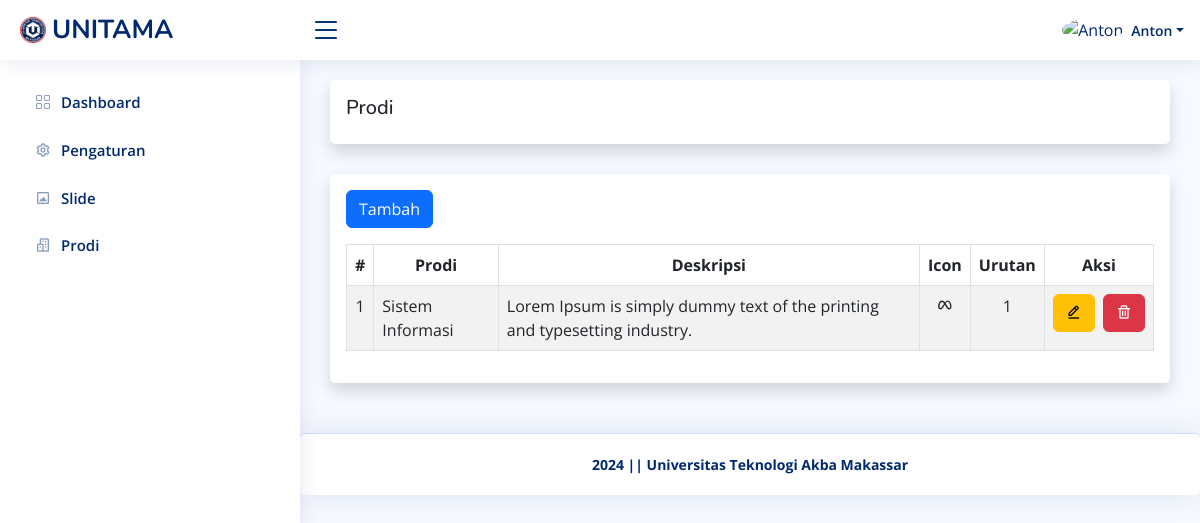
The app's page /admin/prodi/index.php (signed in) with its own data.
### tables this page shows
CREATE TABLE `pengaturan` (
  `id_pengaturan` int(11) NOT NULL,
  `appname` varchar(50) NOT NULL,
  `logo` varchar(255) NOT NULL,
  `copyright` varchar(255) NOT NULL,
  `description` varchar(255) NOT NULL,
  `keyword` varchar(255) NOT NULL,
  `author` varchar(128) NOT NULL
);

CREATE TABLE `user` (
  `id_user` int(11) NOT NULL,
  `username` varchar(128) NOT NULL,
  `password` varchar(255) NOT NULL,
  `nama` varchar(128) NOT NULL,
  `role` int(11) NOT NULL,
  `foto` varchar(255) DEFAULT NULL
);

CREATE TABLE `prodi` (
  `id_prodi` int(11) NOT NULL,
  `prodi` varchar(20) NOT NULL,
  `deskripsi` varchar(128) NOT NULL,
  `icon` varchar(20) NOT NULL,
  `urutan` int(11) NOT NULL
);

### helper.php (called while the page is built, shortened)
<?php
$base_url = 'http://localhost/unitama/';
$koneksi = mysqli_connect('localhost', 'root', '', 'unitama');
function get($query)
{
    global $koneksi;
    $result = mysqli_query($koneksi, $query);
    $row = [];
    while ($data = mysqli_fetch_assoc($result)) {
        $row[] = $data;
    }
    return $row;
}
function getWhere($query)
{
    global $koneksi;
    return mysqli_fetch_assoc(mysqli_query($koneksi, $query));
}

### admin/prodi/index.php (the view)
<?php require '../template/header.php' ?>
<?php $prodi = get("SELECT * FROM prodi ORDER BY id_prodi DESC"); ?>
<div class="card shadow p-3">
    <h5>Prodi</h5>
</div>
<div class="card shadow p-3">
    <div class="mb-3">
        <a class="btn btn-primary" href="<?= $base_url; ?>admin/prodi/tambah.php" role="button">Tambah</a>
    </div>
    <div class="table-responsive">
        <table class="table table-striped table-bordered w-100" id="data-table">
            <thead>
                <tr>
                    <th class="text-center">#</th>
                    <th class="text-center">Prodi</th>
                    <th class="text-center">Deskripsi</th>
                    <th class="text-center">Icon</th>
                    <th class="text-center">Urutan</th>
                    <th class="text-center">Aksi</th>
                </tr>
            </thead>
            <tbody>
                <?php $i = 1 ?>
                <?php foreach ($prodi as $row) : ?>
                    <tr>
                        <td class="text-center"><?= $i++; ?></td>
                        <td><?= $row['prodi']; ?></td>
                        <td><?= $row['deskripsi']; ?></td>
                        <td class="text-center"> <i class="<?= $row['icon']; ?>"></i> </td>
                        <td class="text-center"><?= $row['urutan']; ?></td>
                        <td class="text-center text-nowrap">
                            <a class="btn btn-warning me-1" href="<?= $base_url; ?>admin/prodi/ubah.php?id=<?= $row['id_prodi']; ?>" role="button"><i class='bx bx-edit-alt'></i></a>
                            <a class="btn btn-danger button-delete" href="<?= $base_url; ?>admin/prodi/hapus.php?id=<?= $row['id_prodi']; ?>" role="button"><i class='bx bx-trash'></i></a>
                        </td>
                    </tr>
                <?php endforeach ?>
            </tbody>
        </table>
    </div>
</div>
<?php require '../template/footer.php' ?>

### admin/template/header.php (shortened to what this page needs)
<?php require '../../helper.php' ?>
<?php $pengaturan = getWhere("SELECT * FROM pengaturan WHERE id_pengaturan = 1 "); ?>
<!DOCTYPE html>
<html lang="en">
<head>
    <link href="<?= $base_url; ?>assets/plugins/bootstrap/css/bootstrap.min.css" rel="stylesheet">
    <link href="<?= $base_url; ?>assets/plugins/bootstrap-icons/bootstrap-icons.css" rel="stylesheet">
    <link href="<?= $base_url; ?>assets/plugins/boxicons/css/boxicons.min.css" rel="stylesheet">
    <link href="<?= $base_url; ?>assets/plugins/quill/quill.snow.css" rel="stylesheet">
    <link href="<?= $base_url; ?>assets/plugins/quill/quill.bubble.css" rel="stylesheet">
    <link href="<?= $base_url; ?>assets/plugins/remixicon/remixicon.css" rel="stylesheet">
    <link href="<?= $base_url; ?>assets/plugins/simple-datatables/style.css" rel="stylesheet">
    <link rel="stylesheet" href="https://cdnjs.cloudflare.com/ajax/libs/twitter-bootstrap/5.3.0/css/bootstrap.min.css">
    <link rel="stylesheet" href="https://cdn.datatables.net/2.0.8/css/dataTables.bootstrap5.css">
    <link href="<?= $base_url; ?>assets/css/style.css" rel="stylesheet">
</head>
<body>
    <header id="header" class="header fixed-top d-flex align-items-center">
        <div class="d-flex align-items-center justify-content-between">
            <a href="<?= $base_url; ?>admin/dashboard" class="logo d-flex align-items-center">
                <img src="<?= $base_url; ?>assets/img/<?= $pengaturan['logo']; ?>" alt="">
                <span class="d-none d-lg-block"><?= $pengaturan['appname']; ?></span>
            </a>
            <i class="bi bi-list toggle-sidebar-btn"></i>
        </div>
        <nav class="header-nav ms-auto">
            <ul class="d-flex align-items-center">
                <li class="nav-item dropdown pe-3">
                    <?php
                    $id = $_SESSION['id_user'];
                    $akun = getWhere("SELECT * FROM user WHERE id_user = $id ");
                    ?>
                    <a class="nav-link nav-profile d-flex align-items-center pe-0" href="#" data-bs-toggle="dropdown">
                        <?php if ($akun['foto']) : ?>
                            <img src="<?= $base_url; ?>/assets/uploads/user/<?= $akun['foto']; ?>" alt="<?= $akun['nama']; ?>" class="rounded-circle">
                        <?php else : ?>
                            <img src="<?= $base_url; ?>assets/img/noprofil.png" alt="<?= $akun['nama']; ?>" class="rounded-circle">
                        <?php endif ?>
                        <span class="d-none d-md-block dropdown-toggle ps-2"><?= $akun['nama']; ?></span>
                    </a>
                </li>
            </ul>
        </nav>
    </header>
    <aside id="sidebar" class="sidebar">
        <ul class="sidebar-nav" id="sidebar-nav">
            <li class="nav-item">
                <a class="nav-link collapsed" href="<?= $base_url; ?>admin/dashboard">
                    <i class="bi bi-grid"></i>
                    <span>Dashboard</span>
                </a>
            </li>
            <li class="nav-item">
                <a class="nav-link collapsed" href="<?= $base_url; ?>admin/pengaturan">
                    <i class='bx bx-cog'></i>
                    <span>Pengaturan</span>
                </a>
            </li>
            <li class="nav-item">
                <a class="nav-link collapsed" href="<?= $base_url; ?>admin/slide">
                    <i class='bx bx-image-alt'></i>
                    <span>Slide</span>
                </a>
            </li>
            <li class="nav-item">
                <a class="nav-link collapsed" href="<?= $base_url; ?>admin/prodi">
                    <i class='bx bx-buildings'></i>
                    <span>Prodi</span>
                </a>
            </li>
        </ul>
    </aside>
    <main id="main" class="main">

### admin/template/footer.php (shortened to what this page needs)
</main>
<footer id="footer" class="footer card">
    <div class="copyright fw-bold">
        <?= $pengaturan['copyright']; ?>
    </div>
</footer>
</body>
</html>

### assets/css/style.css (style rules this page uses)
:root { scroll-behavior: smooth; }
body { font-family: "Open Sans", sans-serif; background: #f6f9ff; color: #444444; }
a { color: #4154f1; text-decoration: none; }
h1, h2, h3, h4, h5, h6 { font-family: "Nunito", sans-serif; }
#main { margin-top: 60px; padding: 20px 30px; transition: all 0.3s; }
.card { margin-bottom: 30px; border: none; border-radius: 5px; box-shadow: 0px 0 30px rgba(1, 41, 112, 0.1); }
.logo { line-height: 1; }
@media (min-width: 1200px) { .logo { width: 280px; } }
.logo img { max-height: 26px; margin-right: 6px; }
.logo span { font-size: 26px; font-weight: 700; color: #012970; font-family: "Nunito", sans-serif; }
.header { transition: all 0.5s; z-index: 997; height: 60px; box-shadow: 0px 2px 20px rgba(1, 41, 112, 0.1); background-color: #fff; padding-left: 20px; }
.header .toggle-sidebar-btn { font-size: 32px; padding-left: 10px; cursor: pointer; color: #012970; }
.header-nav ul { list-style: none; }
.header-nav>ul { margin: 0; padding: 0; }
.header-nav .nav-profile { color: #012970; }
.header-nav .nav-profile img { max-height: 36px; }
.header-nav .nav-profile span { font-size: 14px; font-weight: 600; }
.sidebar { position: fixed; top: 60px; left: 0; bottom: 0; width: 300px; z-index: 996; transition: all 0.3s; padding: 20px; overflow-y: auto; scrollbar-width: thin; scrollbar-color: #aab7cf transparent; box-shadow: 0px 0px 20px rgba(1, 41, 112, 0.1); background-color: #fff; }
@media (min-width: 1200px) { #main, #footer { margin-left: 300px; } }
.sidebar-nav { padding: 0; margin: 0; list-style: none; }
.sidebar-nav li { padding: 0; margin: 0; list-style: none; }
.sidebar-nav .nav-item { margin-bottom: 5px; }
.sidebar-nav .nav-link { display: flex; align-items: center; font-size: 15px; font-weight: 600; color: #4154f1; transition: 0.3; background: #f6f9ff; padding: 10px 15px; border-radius: 4px; }
.sidebar-nav .nav-link i { font-size: 16px; margin-right: 10px; color: #4154f1; }
.sidebar-nav .nav-link.collapsed { color: #012970; background: #fff; }
.sidebar-nav .nav-link.collapsed i { color: #899bbd; }
.footer { padding: 20px 0; font-size: 14px; transition: all 0.3s; border-top: 1px solid #cddfff; }
.footer .copyright { text-align: center; color: #012970; }

### records on screen
pengaturan: logo (picture), appname "UNITAMA", copyright "2024 || Universitas Teknologi Akba Makassar"
user: nama "Anton"
prodi: prodi "Sistem Informasi", deskripsi "Lorem Ipsum is simply dummy text of the printing and typesetting industry.", urutan "1"
